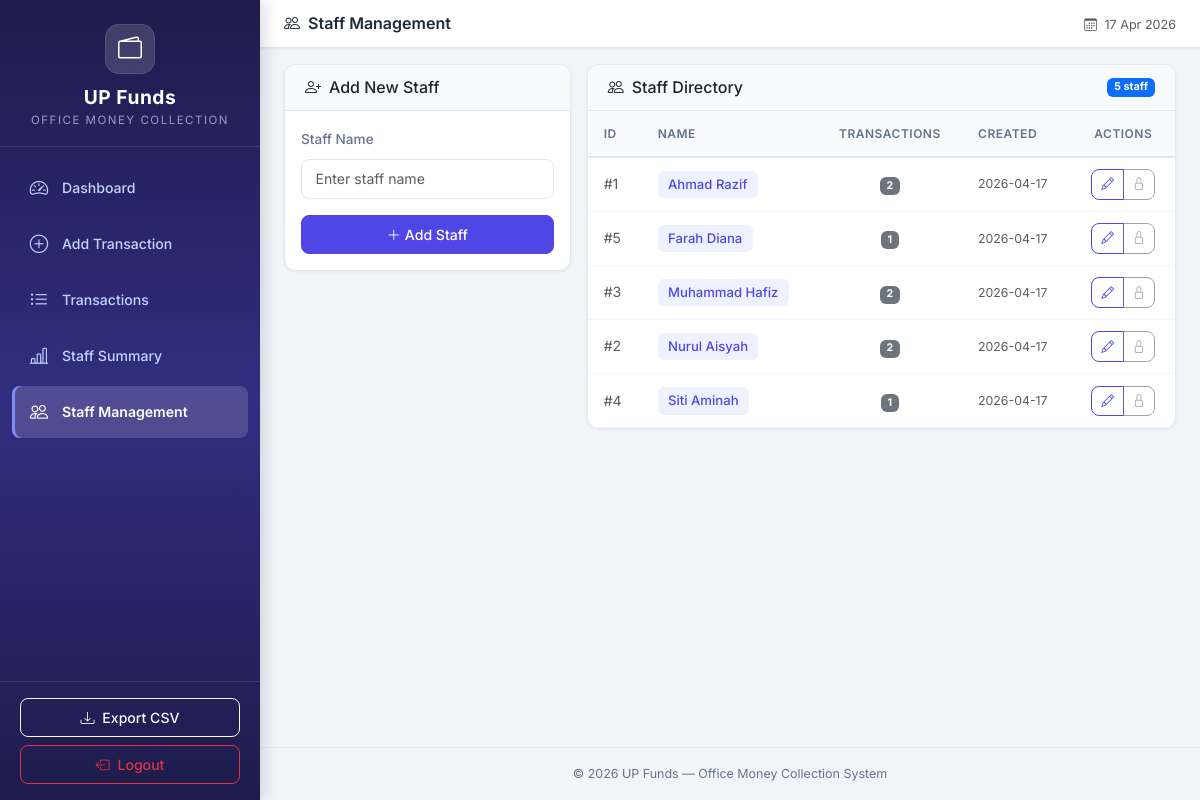
/staff (signed in), run on an earlier commit of the app's database.
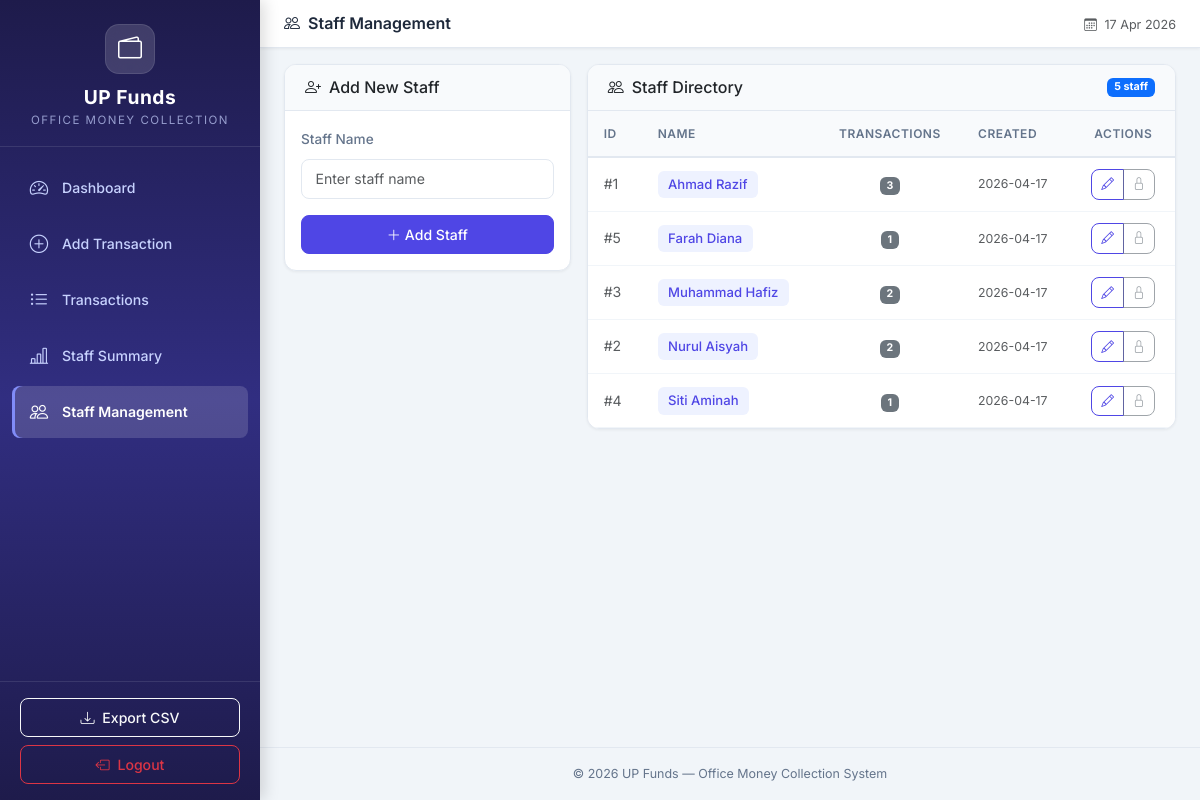
And on a later commit of the database.
### tables this page shows
CREATE TABLE staff (
            id INTEGER PRIMARY KEY AUTOINCREMENT,
            name TEXT NOT NULL UNIQUE,
            created_at TIMESTAMP DEFAULT CURRENT_TIMESTAMP
        );

### app.py (the view)
@app.route('/staff')
@admin_required
def staff_list():
    conn = get_db_connection()
    staff = conn.execute('''
        SELECT s.*, COUNT(cr.id) as transaction_count
        FROM staff s
        LEFT JOIN cash_records cr ON s.id = cr.staff_id
        GROUP BY s.id
        ORDER BY s.name
    ''').fetchall()
    conn.close()
    return render_template('staff.html', staff=staff)

### app.py (called while the page is built)
@app.context_processor
def inject_now():
    is_admin = session.get('role') == 'admin'
    return {'now': datetime.now(), 'is_admin': is_admin}

def admin_required(f):
    @wraps(f)
    def decorated_function(*args, **kwargs):
        if session.get('role') != 'admin':
            flash('Admin access is required to view this page.', 'danger')
            return redirect(url_for('login', next=request.url))
        return f(*args, **kwargs)
    return decorated_function

### database.py (called while the page is built)
def get_db_connection():
    conn = sqlite3.connect(DATABASE_PATH)
    conn.row_factory = sqlite3.Row  # Access columns by name
    conn.execute("PRAGMA foreign_keys = ON")  # Enable foreign key support
    return conn

### templates/staff.html (shortened to what the changed rows need)
{% extends 'base.html' %}
{% block content %}
<div class="row g-3">
    <div class="col-lg-8">
        <div class="card content-card">
            <div class="card-body p-0">
                {% if staff %}
                <div class="table-responsive">
                    <table class="table table-hover mb-0">
                        <thead>
                            <tr>
                                <th>ID</th>
                                <th>Name</th>
                                <th class="text-center">Transactions</th>
                                <th>Created</th>
                                <th class="text-center">Actions</th>
                            </tr>
                        </thead>
                        <tbody>
                            {% for s in staff %}
                            <tr>
                                <td class="text-muted">#{{ s['id'] }}</td>
                                <td>
                                    <span class="staff-badge">{{ s['name'] }}</span>
                                </td>
                                <td class="text-center">
                                    <span class="badge bg-secondary">{{ s['transaction_count'] }}</span>
                                </td>
                                <td class="text-muted small">{{ s['created_at'][:10] if s['created_at'] else '—' }}</td>
                                <td class="text-center">
                                    <div class="btn-group btn-group-sm">
                                        <button type="button" class="btn btn-outline-primary"
                                                title="Edit"
                                                onclick="showEditModal({{ s['id'] }}, '{{ s['name']|e }}')">
                                            <i class="bi bi-pencil"></i>
                                        </button>
                                        {% if s['transaction_count'] == 0 %}
                                        <button type="button" class="btn btn-outline-danger"
                                                title="Delete"
                                                onclick="confirmDeleteStaff({{ s['id'] }}, '{{ s['name']|e }}')">
                                            <i class="bi bi-trash"></i>
                                        </button>
                                        {% else %}
                                        <button type="button" class="btn btn-outline-secondary"
                                                title="Cannot delete: has {{ s['transaction_count'] }} transaction(s)"
                                                disabled>
                                            <i class="bi bi-lock"></i>
                                        </button>
                                        {% endif %}
                                    </div>
                                </td>
                            </tr>
                            {% endfor %}
                        </tbody>
                    </table>
                </div>
                {% else %}
                <div class="empty-state">
                    <i class="bi bi-people"></i>
                    <p>No staff members yet</p>
                    <p class="text-muted small">Use the form on the left to add your first staff member.</p>
                </div>
                {% endif %}
            </div>
        </div>
    </div>
</div>
{% endblock %}

What changed in the data, as far as the page shows it:
changed staff "Ahmad Razif": transaction_count "2" → "3"
